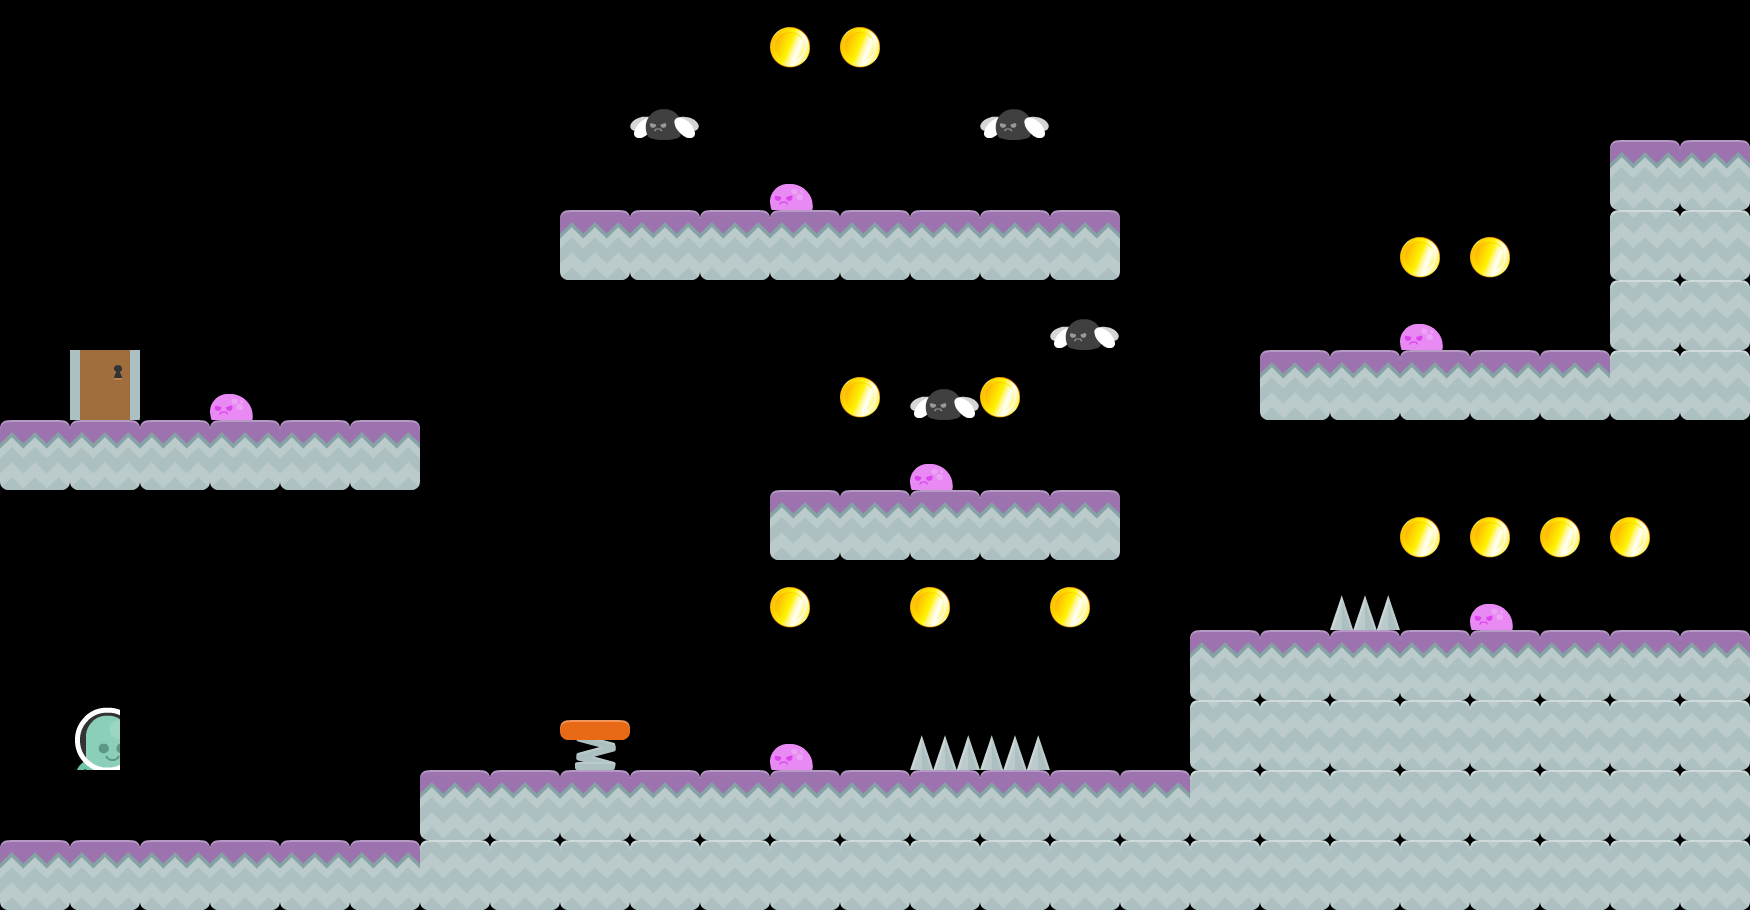

This game map was drawn from its Tiled (.tmx) file and the tilesets committed beside it. A one-line description and the full map source follow:
An orthogonal 25x13 tile map with 70x70 px tiles, 1 tile layer (Tile Layer 1), 9 tilesets.

<map version="1.0" orientation="orthogonal" renderorder="right-down" width="25" height="13" tilewidth="70" tileheight="70" nextobjectid="1">
 <tileset firstgid="1" name="ground" tilewidth="70" tileheight="70" tilecount="1">
  <image source="../Art/Art/tiles/ground.png" width="70" height="70" />
 </tileset>
 <tileset firstgid="2" name="ground_dirt" tilewidth="70" tileheight="70" tilecount="1">
  <image source="../Art/Art/tiles/ground_dirt.png" width="70" height="70" />
 </tileset>
 <tileset firstgid="3" name="walk0001" tilewidth="50" tileheight="67" tilecount="1">
  <image source="../Art/Art/character/walk/walk0001.png" width="75" height="96" />
 </tileset>
 <tileset firstgid="4" name="slime_walk" tilewidth="43" tileheight="26" tilecount="1">
  <image source="../Art/Art/enemies/slime_walk.png" width="43" height="26" />
 </tileset>
 <tileset firstgid="5" name="coin_gold" tilewidth="40" tileheight="45" tilecount="1">
  <image source="../Art/Art/coin/coin/1.png" width="40" height="45" />
 </tileset>
 <tileset firstgid="6" name="door_closedMid" tilewidth="70" tileheight="70" tilecount="1">
  <image source="../Art/Art/exit/door_closedMid.png" width="70" height="70" />
 </tileset>
 <tileset firstgid="7" name="fly_fly" tilewidth="69" tileheight="31" tilecount="1">
  <image source="../Art/Art/enemies/fly_fly.png" width="69" height="31" />
 </tileset>
 <tileset firstgid="8" name="Spring" tilewidth="70" tileheight="70" tilecount="1">
  <image source="../Art/Art/tiles/springboardUp.png" width="70" height="70" />
 </tileset>
 <tileset firstgid="9" name="spikes" tilewidth="70" tileheight="35" tilecount="1">
  <image source="../Art/Art/tiles/spikes.png" width="70" height="35" />
 </tileset>
 <layer name="Tile Layer 1" width="25" height="13">
  <data encoding="csv">
0,0,0,0,0,0,0,0,0,0,0,5,5,0,0,0,0,0,0,0,0,0,0,0,0,
0,0,0,0,0,0,0,0,0,7,0,0,0,0,7,0,0,0,0,0,0,0,0,0,0,
0,0,0,0,0,0,0,0,0,0,0,4,0,0,0,0,0,0,0,0,0,0,0,1,1,
0,0,0,0,0,0,0,0,1,1,1,1,1,1,1,1,0,0,0,0,5,5,0,2,2,
0,0,0,0,0,0,0,0,0,0,0,0,0,0,0,7,0,0,0,0,4,0,0,2,2,
0,6,0,4,0,0,0,0,0,0,0,0,5,7,5,0,0,0,1,1,1,1,1,2,2,
1,1,1,1,1,1,0,0,0,0,0,0,0,4,0,0,0,0,0,0,0,0,0,0,0,
0,0,0,0,0,0,0,0,0,0,0,1,1,1,1,1,0,0,0,0,5,5,5,5,0,
0,0,0,0,0,0,0,0,0,0,0,5,0,5,0,5,0,0,0,9,0,4,0,0,0,
0,0,0,0,0,0,0,0,0,0,0,0,0,0,0,0,0,1,1,1,1,1,1,1,1,
0,3,0,0,0,0,0,0,8,0,0,4,0,9,9,0,0,2,2,2,2,2,2,2,2,
0,0,0,0,0,0,1,1,1,1,1,1,1,1,1,1,1,2,2,2,2,2,2,2,2,
1,1,1,1,1,1,2,2,2,2,2,2,2,2,2,2,2,2,2,2,2,2,2,2,2
</data>
 </layer>
</map>
